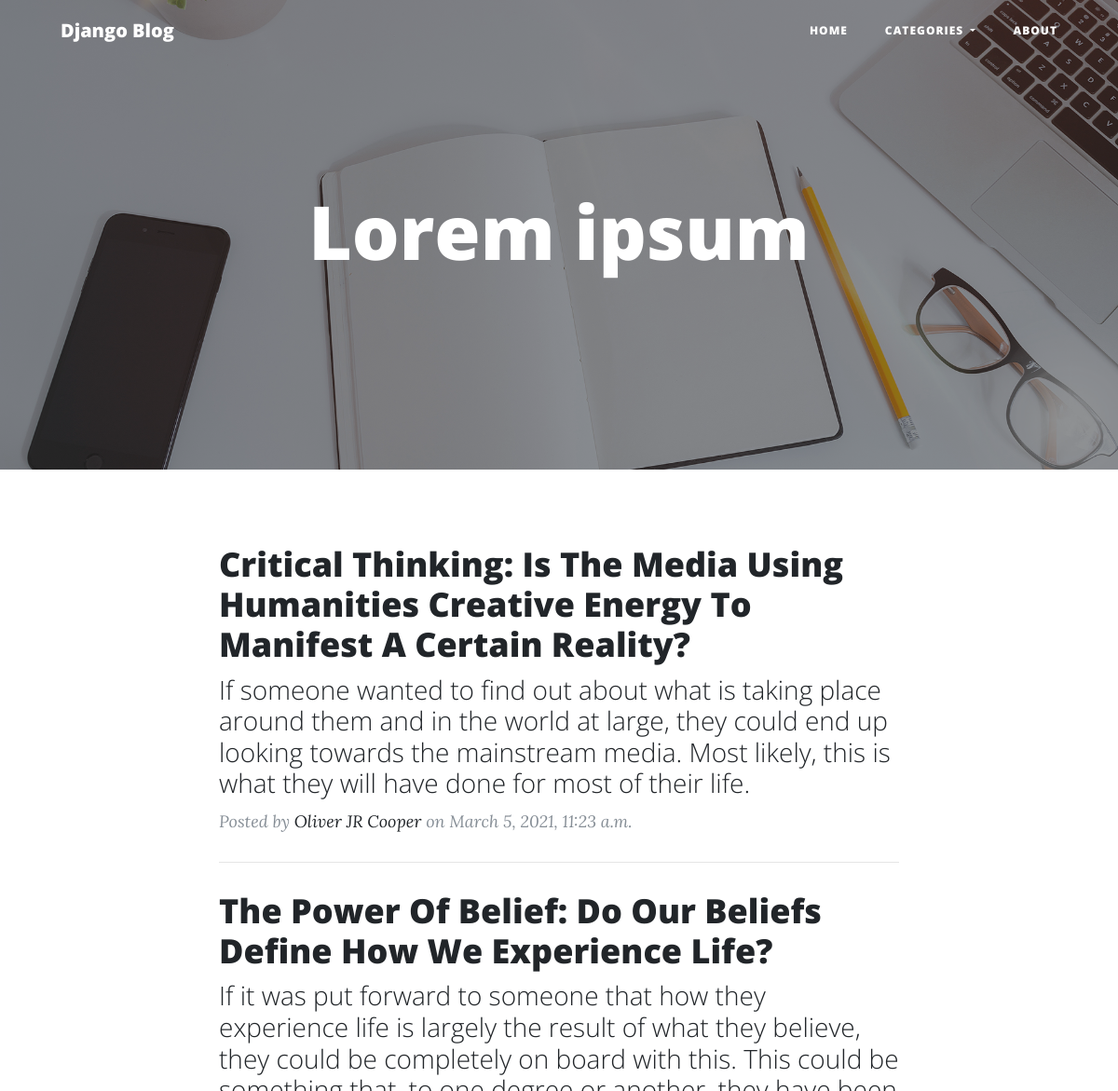
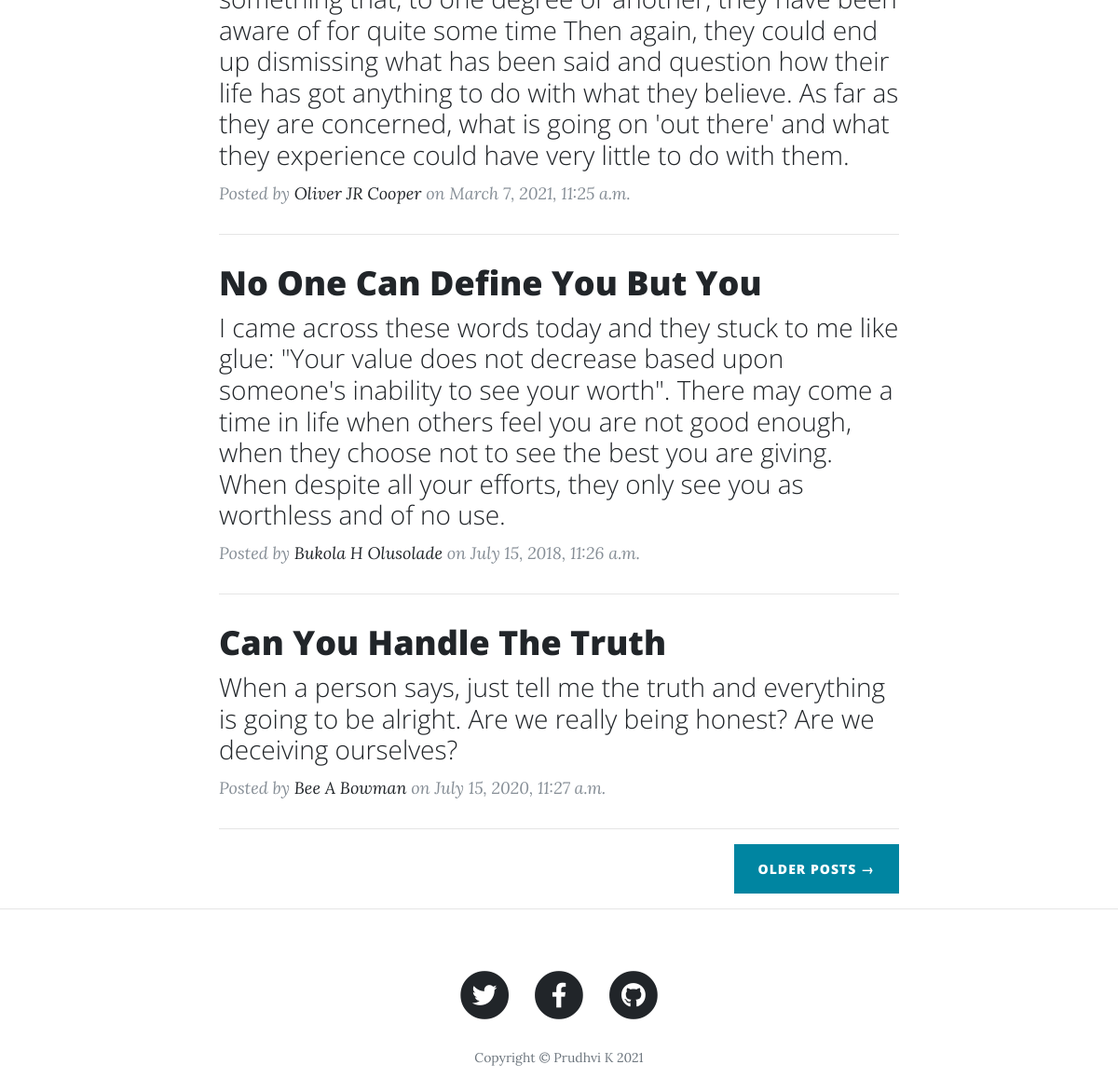
Page /category/4 on the committed database (2 pictures, top to bottom).
### blog/models.py (models this page shows)
class Post(models.Model):
    category = models.ForeignKey(Categorie, verbose_name="category",on_delete=models.CASCADE)
    title = models.CharField(max_length=255)
    sub_title = models.TextField()
    body    = models.TextField()
    author    = models.CharField(max_length=255)
    post_date    = models.DateTimeField()

### blog/views.py (the view)
# urls.py: path('category/<int:id>',views.categories,name='category'),
def categories(request,id):
    post_list = Post.objects.filter(category_id=id)
    page = request.GET.get('page', 1)
    paginator = Paginator(post_list, 4)
    try:
        posts = paginator.page(page)
    except PageNotAnInteger:
        posts = paginator.page(1)
    except EmptyPage:
        posts = paginator.page(paginator.num_pages)
    return render(request,'blog/categories.html',{ 'posts': posts })

### blog/templates/blog/categories.html (shortened to what this page needs)
{%extends 'base.html' %}
{%block content %}
<div class="container">
    <div class="row">
      <div class="col-lg-8 col-md-10 mx-auto">
        {%for post in posts%}
        <div class="post-preview">
          <a href="/{{post.id}}">
            <h2 class="post-title">
              {{post.title}}
            </h2>
            <h3 class="post-subtitle">
              {{post.sub_title}}
            </h3>
          </a>
          <p class="post-meta">Posted by
            <a href="#">{{post.author}}</a>
            on {{post.post_date}}</p>
        </div>
        <hr>
        {%endfor%}
        <div class="clearfix">
          {% if posts.has_next %}
          <a class="btn btn-primary float-right" href="?page={{ posts.next_page_number }}">Older Posts &rarr;</a>
          {%endif%}
        </div>
      </div>
    </div>
  </div>
  <hr>
{%endblock%}

### rows in the picture
Post: title "Critical Thinking: Is The Media Using Humanities Creative Energy To Manifest A Certain Reality?", sub_title "If someone wanted to find out about what is taking place around them and in the world at large, they could end up looking towards the mainstream media. Most likely, this is what they will have done for most of their life.", author "Oliver JR Cooper", post_date "March 5, 2021, 11:23 a.m."
Post: title "The Power Of Belief: Do Our Beliefs Define How We Experience Life?", sub_title "If it was put forward to someone that how they experience life is largely the result of what they believe, they could be completely on board with this. This could be something that, to one degree or another, they have been aware of for quite some time Then again, they could end up dismissing what has been said and question how their life has got anything to do with what they believe. As far as they are concerned, what is going on 'out there' and what they experience could have very little to do with them.", author "Oliver JR Cooper", post_date "March 7, 2021, 11:25 a.m."
Post: title "No One Can Define You But You", sub_title "I came across these words today and they stuck to me like glue: \"Your value does not decrease based upon someone's inability to see your worth\". There may come a time in life when others feel you are not good enough, when they choose not to see the best you are giving. When despite all your efforts, they only see you as worthless and of no use.", author "Bukola H Olusolade", post_date "July 15, 2018, 11:26 a.m."
Post: title "Can You Handle The Truth", sub_title "When a person says, just tell me the truth and everything is going to be alright. Are we really being honest? Are we deceiving ourselves?", author "Bee A Bowman", post_date "July 15, 2020, 11:27 a.m."
